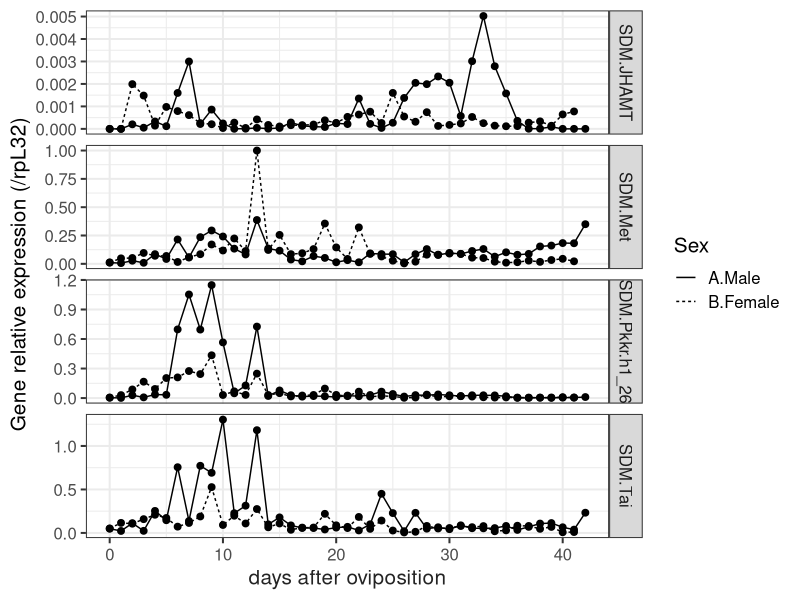
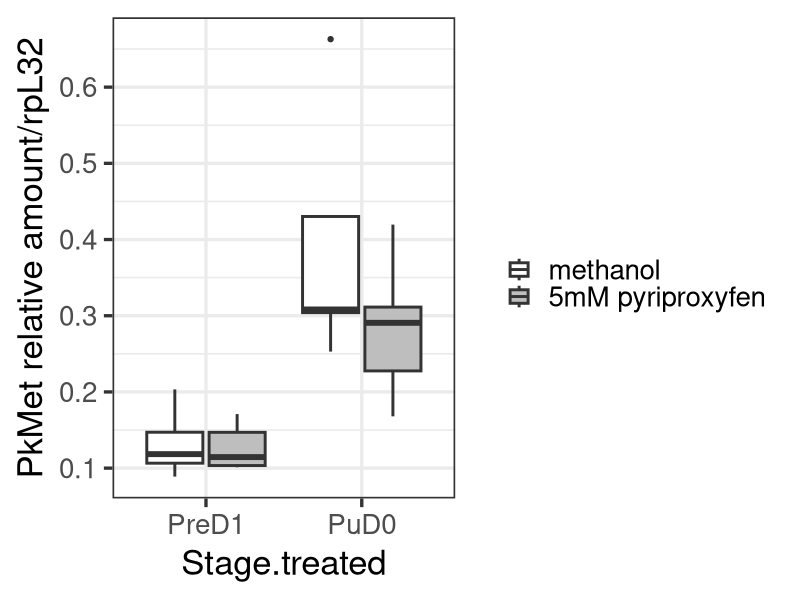
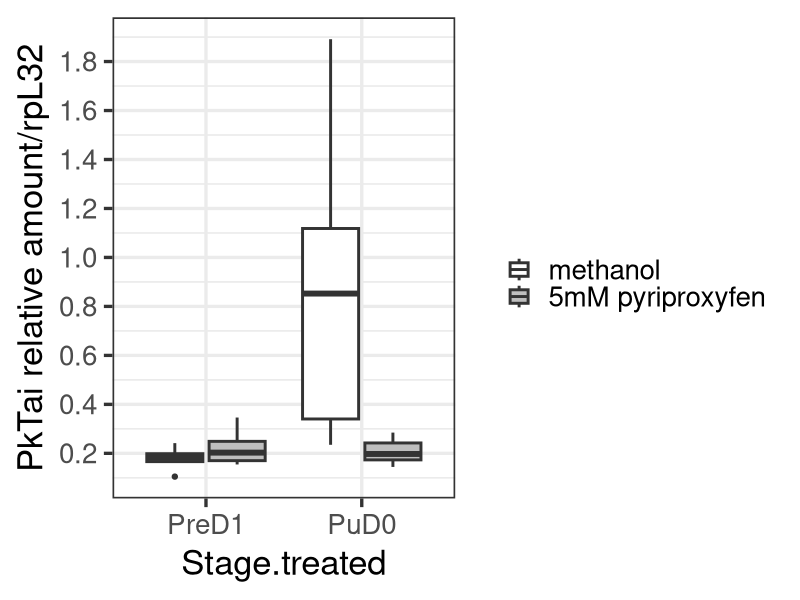
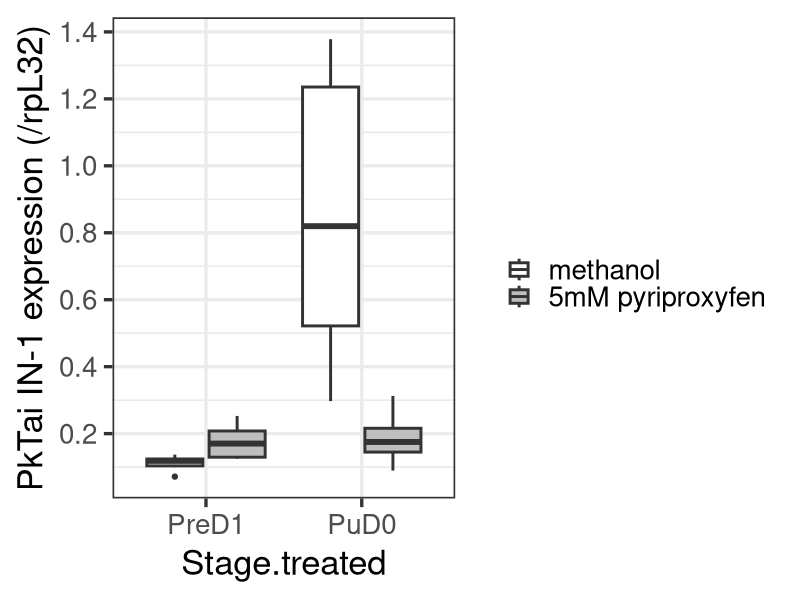
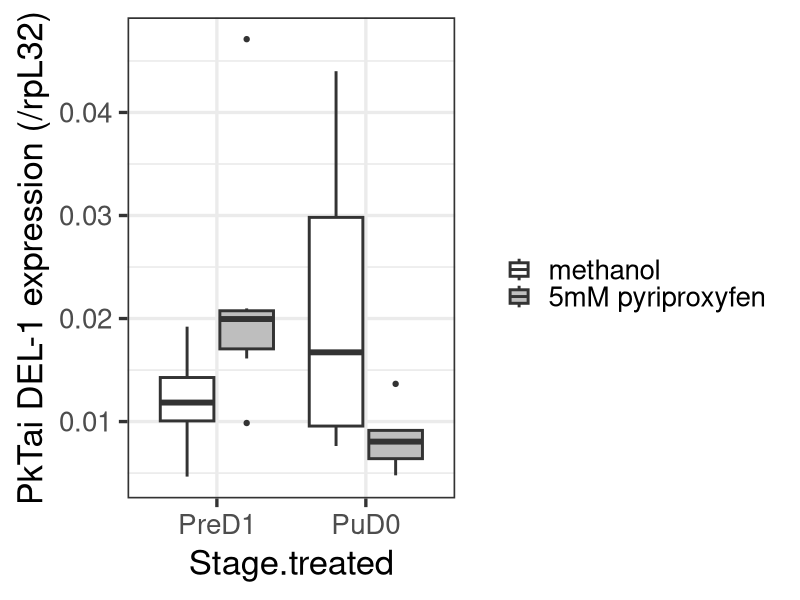
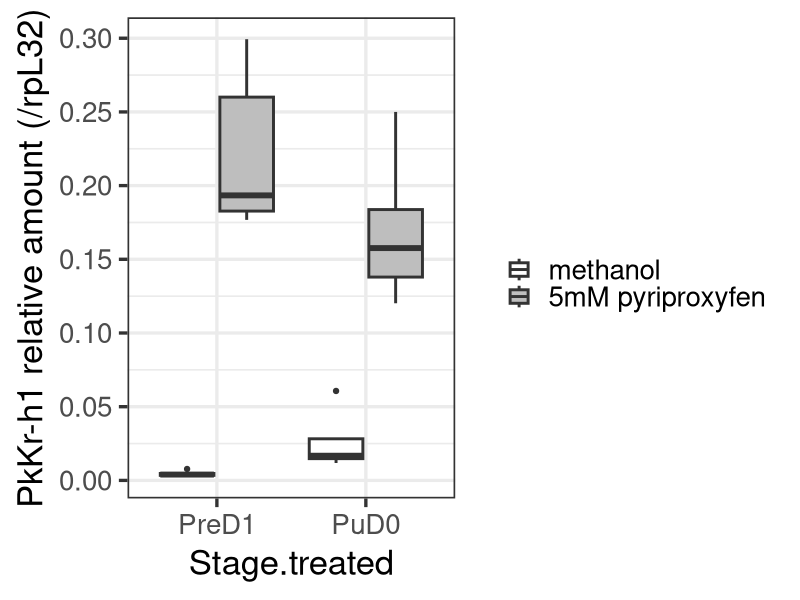
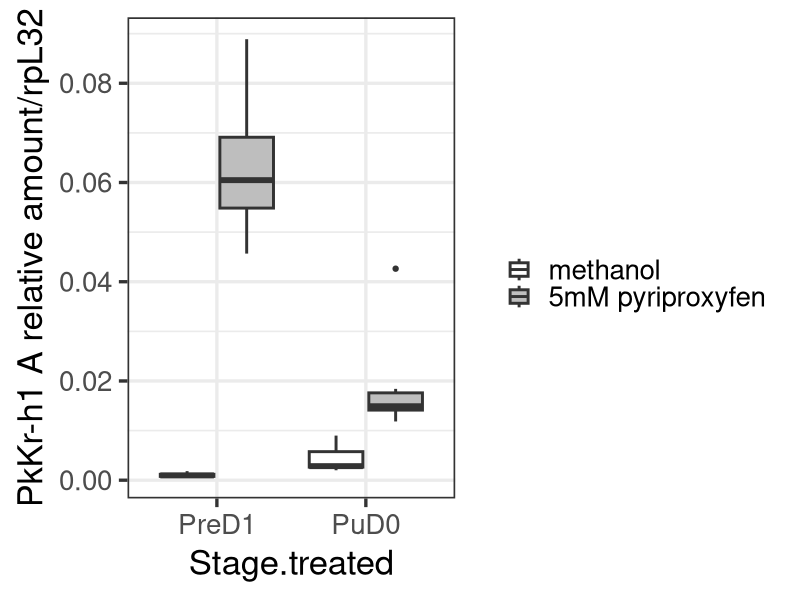
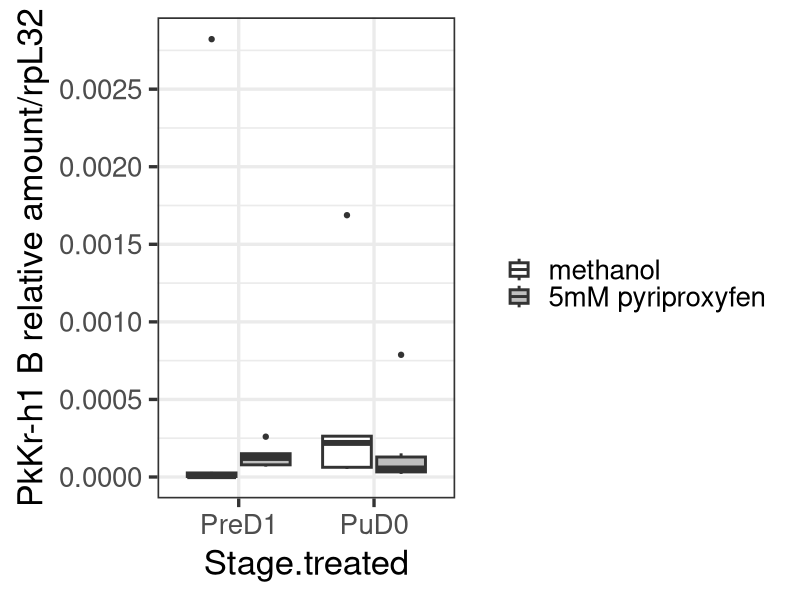

Write the R code that produced these figures, in order.
## ---- chunk 1
library(ggplot2)
library(plyr)
library(tidyr)


##script source for summarizeSE: http://www.cookbook-r.com/Graphs/Plotting_means_and_error_bars_(ggplot2)/#Helper functions
## Gives count, mean, standard deviation, standard error of the mean, and confidence interval (default 95%).
##   data: a data frame.
##   measurevar: the name of a column that contains the variable to be summariezed
##   groupvars: a vector containing names of columns that contain grouping variables
##   na.rm: a boolean that indicates whether to ignore NA's
##   conf.interval: the percent range of the confidence interval (default is 95%)
summarySE <- function(data=NULL, measurevar, groupvars=NULL, na.rm=FALSE,
                      conf.interval=.95, .drop=TRUE) {
    library(plyr)

    # New version of length which can handle NA's: if na.rm==T, don't count them
    length2 <- function (x, na.rm=FALSE) {
        if (na.rm) sum(!is.na(x))
        else       length(x)
    }

    # This does the summary. For each group's data frame, return a vector with
    # N, mean, and sd
    datac <- ddply(data, groupvars, .drop=.drop,
      .fun = function(xx, col) {
        c(N    = length2(xx[[col]], na.rm=na.rm),
          mean = mean   (xx[[col]], na.rm=na.rm),
          sd   = sd     (xx[[col]], na.rm=na.rm)
        )
      },
      measurevar
    )

    # Rename the "mean" column    
    datac <- rename(datac, c("mean" = measurevar))

    datac$se <- datac$sd / sqrt(datac$N)  # Calculate standard error of the mean

    # Confidence interval multiplier for standard error
    # Calculate t-statistic for confidence interval: 
    # e.g., if conf.interval is .95, use .975 (above/below), and use df=N-1
    ciMult <- qt(conf.interval/2 + .5, datac$N-1)
    datac$ci <- datac$se * ciMult

    return(datac)
}

## ---- chunk 2
setwd("/Users/ivea/Dropbox/_Github_reps/mealybugJH/")
dataA<-read.csv(file="expressionprofile.csv",header =TRUE)
dataB<-read.csv(file="Pyri5mM.csv",header = TRUE)

#reshaping data
dataA2<-gather(dataA,Gene,SDM,7:24)

#summarizing by gene, day after hatching and sex
dataA3<-ddply(dataA2,~Day.after.hatching +Sex+Gene,summarise,meanrp49=mean(SDM.rp49.2),meanSDM=mean(SDM))

#normalize dataB with housekeeping gene
dataB$gene.normal<-dataB$SDM.gene/dataB$rp49.2

#making mean and error values
dataBs<-summarySE(dataB, measurevar="gene.normal", groupvars=c("Treatment","Stage.treated","Gene"))

## ---- chunk 3
library(dplyr)
Figure2<-subset(dataA3,Gene=="SDM.JHAMT"|Gene=="SDM.Met"|Gene=="SDM.Tai"|Gene=="SDM.Pkkr.h1_26")

pFig1<-ggplot(Figure2, aes(x=Day.after.hatching,y=meanSDM/meanrp49,group=Sex)) +
  geom_point(aes(linetype=Sex),size=2)+
  geom_line(aes(linetype=Sex),size=0.5)+
  theme(panel.grid.major = element_blank(), panel.grid.minor = element_blank(), panel.background = element_blank(), axis.line = element_line(colour = "black"))+
  ylab("Gene relative expression (/rpL32)") +xlab("days after oviposition") +
  theme_bw(15) + 
  theme(axis.title.x = element_text(colour = "#242424"))

pFig1+facet_grid(Gene~.,scales="free")
## ---- chunk 4
#boxplot

PkMetbox<-subset(dataB, Gene=="B.Met")
PkMetbox<-select(PkMetbox, gene.normal,Stage.treated, Treatment)
Metbox<-ggplot(data = PkMetbox, aes(x = Stage.treated, y = gene.normal)) + 
  geom_boxplot(aes(fill = Treatment), width = 0.8, size=1) +
  ylab("PkMet relative amount/rpL32") +
  scale_fill_manual(name="", # Legend label, use darker colors
                  breaks=c("A.Methanol", "B.5mM"),
                  labels=c("methanol","5mM pyriproxyfen"),
                  values=c("white", "grey"))+
  scale_y_continuous(breaks=seq(0,2,by = 0.1)) + theme_bw(25)

Metbox
postscript("Figure3C-PkMetboxplot.ps")
Metbox
dev.off()

## ---- chunk 5
prepupatestMet<-subset(dataB,dataB$Stage.treated=="PreD1" & dataB$Gene=="B.Met")
t.test(gene.normal~Treatment,data=prepupatestMet)
pupatestMet<-subset(dataB,dataB$Stage.treated=="PuD0" & dataB$Gene=="B.Met")
t.test(gene.normal~Treatment,data=pupatestMet)
## ---- chunk 6
PkTaibox<-subset(dataB, Gene=="O.Tai")
PkTaibox
PkTaibox<-select(PkTaibox, gene.normal,Stage.treated, Treatment)
Taibox<-ggplot(data = PkTaibox, aes(x = Stage.treated, y = gene.normal)) + 
  geom_boxplot(aes(fill = Treatment), width = 0.8, size=1) + 
  ylab("PkTai relative amount/rpL32") +
  scale_fill_manual(name="", # Legend label, use darker colors
                  breaks=c("A.Methanol", "B.5mM"),
                  labels=c("methanol","5mM pyriproxyfen"),
                  values=c("white", "grey")) +
  scale_y_continuous(breaks=seq(0,2,by = 0.2)) + theme_bw(25)
Taibox
postscript("Figure3-PkTaiboxplot.ps")
Taibox
dev.off()
## ---- chunk 7
PkTaiINbox<-subset(dataB, Gene=="P.Tai.IN")
PkTaiINbox
PkTaiINbox<-select(PkTaiINbox, gene.normal,Stage.treated, Treatment)
TaiINbox<-ggplot(data = PkTaiINbox, aes(x = Stage.treated, y = gene.normal)) + 
  geom_boxplot(aes(fill = Treatment), width = 0.8, size=1) + 
  ylab("PkTai IN-1 expression (/rpL32)") +
  scale_fill_manual(name="", # Legend label, use darker colors
                  breaks=c("A.Methanol", "B.5mM"),
                  labels=c("methanol","5mM pyriproxyfen"),
                  values=c("white", "grey")) +
  scale_y_continuous(breaks=seq(0,2,by = 0.2)) + theme_bw(25)
TaiINbox
postscript("Figure3-PkTaiINboxplot.ps")
TaiINbox
dev.off()
## ---- chunk 8
#boxplot
PkTaiDELbox<-subset(dataB, Gene=="Q.Tai-DEL")
PkTaiDELbox
PkTaiDELbox<-select(PkTaiDELbox, gene.normal,Stage.treated, Treatment)
TaiDELbox<-ggplot(data = PkTaiDELbox, aes(x = Stage.treated, y = gene.normal)) + 
  geom_boxplot(aes(fill = Treatment), width = 0.8, size =1) + 
  ylab("PkTai DEL-1 expression (/rpL32)") +
  scale_fill_manual(name="", # Legend label, use darker colors
                  breaks=c("A.Methanol", "B.5mM"),
                  labels=c("methanol","5mM pyriproxyfen"),
                  values=c("white", "grey")) +
  scale_y_continuous(breaks=seq(0,2,by = 0.01)) + theme_bw(25)
TaiDELbox
postscript("Figure3-PkTaiDELbox.ps")
TaiDELbox
dev.off()

## ---- chunk 9

prepupatestPkTaiIN<-subset(dataB,dataB$Stage.treated=="PreD1" & dataB$Gene=="P.Tai.IN")
t.test(gene.normal~Treatment,data=prepupatestPkTaiIN)
pupatestPkTaiIN<-subset(dataB,dataB$Stage.treated=="PuD0" & dataB$Gene=="P.Tai.IN")
t.test(gene.normal~Treatment,data=pupatestPkTaiIN)


prepupatestPkTaiDEL<-subset(dataB,dataB$Stage.treated=="PreD1" & dataB$Gene=="Q.Tai-DEL")
t.test(gene.normal~Treatment,data=prepupatestPkTaiDEL)
pupatestPkTaiDEL<-subset(dataB,dataB$Stage.treated=="PuD0" & dataB$Gene=="Q.Tai-DEL")
t.test(gene.normal~Treatment,data=pupatestPkTaiDEL)

prepupatestPkTai<-subset(dataB,dataB$Stage.treated=="PreD1" & dataB$Gene=="O.Tai")
t.test(gene.normal~Treatment,data=prepupatestPkTai)
pupatestPkTai<-subset(dataB,dataB$Stage.treated=="PuD0" & dataB$Gene=="O.Tai")
t.test(gene.normal~Treatment,data=pupatestPkTai)

## ---- chunk 10
PkKrh1<-subset(dataBs,dataBs$Gene=="D.kr-h1")
PkKrh1box<-subset(dataB, Gene=="D.kr-h1")
PkKrh1box
PkKrh1box<-select(PkKrh1box, gene.normal,Stage.treated, Treatment)
Krh1box<-ggplot(data = PkKrh1box, aes(x = Stage.treated, y = gene.normal)) + 
  geom_boxplot(aes(fill = Treatment), width = 0.8, size=1) + 
  ylab("PkKr-h1 relative amount (/rpL32)") +
  scale_fill_manual(name="", # Legend label, use darker colors
                  breaks=c("A.Methanol", "B.5mM"),
                  labels=c("methanol","5mM pyriproxyfen"),
                  values=c("white", "grey"))+
  scale_y_continuous(breaks=seq(0,2,by = 0.05)) + theme_bw(25)

Krh1box
postscript("Figure3-PkKrh1boxplot.ps")
Krh1box
dev.off()
## ---- chunk 11
#boxplot
PkKrh1Abox<-subset(dataB, Gene=="E.Pkkr-h1A")
PkKrh1Abox
PkKrh1Abox<-select(PkKrh1Abox, gene.normal,Stage.treated, Treatment)
Krh1Abox<-ggplot(data = PkKrh1Abox, aes(x = Stage.treated, y = gene.normal)) + 
  geom_boxplot(aes(fill = Treatment), width = 0.8, size=1) + 
  ylab("PkKr-h1 A relative amount/rpL32") +
  scale_fill_manual(name="", # Legend label, use darker colors
                  breaks=c("A.Methanol", "B.5mM"),
                  labels=c("methanol","5mM pyriproxyfen"),
                  values=c("white", "grey")) +
  scale_y_continuous(breaks=seq(0,2,by = 0.02)) + theme_bw(25)

Krh1Abox
postscript("Figure3-PkKrh1Aboxplot.ps")
Krh1Abox
dev.off()
## ---- chunk 12
#boxplot
PkKrh1Bbox<-subset(dataB, Gene=="F.Pkkr-h1B")
PkKrh1Bbox
PkKrh1Bbox<-select(PkKrh1Bbox, gene.normal,Stage.treated, Treatment)
Krh1Bbox<-ggplot(data = PkKrh1Bbox, aes(x = Stage.treated, y = gene.normal)) + 
  geom_boxplot(aes(fill = Treatment), width = 0.8,size=1) + 
  ylab("PkKr-h1 B relative amount/rpL32") +
  scale_fill_manual(name="", # Legend label, use darker colors
                  breaks=c("A.Methanol", "B.5mM"),
                  labels=c("methanol","5mM pyriproxyfen"),
                  values=c("white", "grey")) +
  scale_y_continuous(breaks=seq(0,2,by = 0.0005)) + theme_bw(25)

Krh1Bbox
postscript("Figure3H-PkKrh1Bboxplot.ps")
Krh1Bbox
dev.off()
## ---- chunk 13
#subsetting original data for statistical tests prepupae

prepupatestPkkrh1<-subset(dataB,dataB$Stage.treated=="PreD1" & dataB$Gene=="D.kr-h1")
t.test(gene.normal~Treatment,data=prepupatestPkkrh1)
pupatestPkkrh1<-subset(dataB,dataB$Stage.treated=="PuD0" & dataB$Gene=="D.kr-h1")
t.test(gene.normal~Treatment,data=pupatestPkkrh1)

prepupatestPkkrh1A<-subset(dataB,dataB$Stage.treated=="PreD1" & dataB$Gene=="E.Pkkr-h1A")
t.test(gene.normal~Treatment,data=prepupatestPkkrh1A)
pupatestPkkrh1A<-subset(dataB,dataB$Stage.treated=="PuD0" & dataB$Gene=="E.Pkkr-h1A")
t.test(gene.normal~Treatment,data=pupatestPkkrh1A)


prepupatestPkkrh1B<-subset(dataB,dataB$Stage.treated=="PreD1" & dataB$Gene=="F.Pkkr-h1B")
t.test(gene.normal~Treatment,data=prepupatestPkkrh1B)
pupatestPkkrh1B<-subset(dataB,dataB$Stage.treated=="PuD0" & dataB$Gene=="F.Pkkr-h1B")
t.test(gene.normal~Treatment,data=pupatestPkkrh1B)
## ---- chunk 14
Figure5<-subset(dataA3,Gene=="SDM.Pkbr1"|Gene=="SDM.Pkbr2"|Gene=="SDM.Pkbr3")
pFig5<-ggplot(Figure5, aes(x=Day.after.hatching,y=meanSDM/meanrp49,group=Sex)) +
   geom_point(aes(linetype=Sex))+
   geom_line(aes(linetype=Sex))+
  theme(panel.grid.major = element_blank(), panel.grid.minor = element_blank(), panel.background = element_blank(), axis.line = element_line(colour = "black"))+
  ylab("Pkbr copies relative expression (/rpL32)") +xlab("days after oviposition") +
  theme_bw(15) + 
  theme(axis.title.x = element_text(colour = "#242424"))

pFig5+facet_grid(Gene~.,scale="free")

## ---- chunk 15
FigureS7A<-subset(dataA3,Gene=="SDM.Pkbr1.Z2"|Gene=="SDM.Pkbr1.Z4"|Gene=="SDM.Pkbr2.Z2"|Gene=="SDM.Pkbr2.Z4"|Gene=="SDM.Pkbr3.Z2")
pFigS7A<-ggplot(FigureS7A, aes(x=Day.after.hatching,y=meanSDM/meanrp49,group=Sex)) +
   geom_point(aes(linetype=Sex))+
   geom_line(aes(linetype=Sex))+
  theme(panel.grid.major = element_blank(), panel.grid.minor = element_blank(), panel.background = element_blank(), axis.line = element_line(colour = "black"))+
  ylab("Pkbr copies and isoforms relative expression (/rpL32)") +xlab("days after oviposition") +
  theme_bw(15) + 
  theme(axis.title.x = element_text(colour = "#242424"))

pFigS7A+facet_grid(Gene~.,scale="free")
## ---- chunk 16
#boxplot
Pkbr1box<-subset(dataB, Gene=="G.Pkbr1")
Pkbr1box
Pkbr1box<-select(Pkbr1box, gene.normal,Stage.treated, Treatment)
br1box<-ggplot(data = Pkbr1box, aes(x = Stage.treated, y = gene.normal)) + 
  geom_boxplot(aes(fill = Treatment), width = 0.8, size=1) + 
  ylab("Pkbr1 relative amount/rpL32") +
  scale_fill_manual(name="", # Legend label, use darker colors
                  breaks=c("A.Methanol", "B.5mM"),
                  labels=c("methanol","5mM pyriproxyfen"),
                  values=c("white", "grey")) +
  scale_y_continuous(breaks=seq(0,2,by = 0.05)) + theme_bw(25)

br1box
postscript("Figure5B-Pkbr1Bboxplot.ps")
br1box
dev.off()

## ---- chunk 17
#boxplot
Pkbr1Z2box<-subset(dataB, Gene=="H.Pkbr1.Z2")
Pkbr1Z2box
Pkbr1Z2box<-select(Pkbr1Z2box, gene.normal,Stage.treated, Treatment)
br1Z2box<-ggplot(data = Pkbr1Z2box, aes(x = Stage.treated, y = gene.normal)) + 
  geom_boxplot(aes(fill = Treatment), width = 0.8, size=1) + 
  ylab("Pkbr1 Z2 relative amount/rpL32") +
  scale_fill_manual(name="", # Legend label, use darker colors
                  breaks=c("A.Methanol", "B.5mM"),
                  labels=c("methanol","5mM pyriproxyfen"),
                  values=c("white", "grey")) +
  scale_y_continuous(breaks=seq(0,2,by = 0.01)) + theme_bw(25)

br1Z2box
postscript("Figure5C-Pkbr1Z2boxplot.ps")
br1Z2box
dev.off()
## ---- chunk 18
#boxplot
Pkbr1Z4box<-subset(dataB, Gene=="I.Pkbr1.Z4")
Pkbr1Z4box
Pkbr1Z4box<-select(Pkbr1Z4box, gene.normal,Stage.treated, Treatment)
br1Z4box<-ggplot(data = Pkbr1Z4box, aes(x = Stage.treated, y = gene.normal)) + 
  geom_boxplot(aes(fill = Treatment), width = 0.8, size=1) + 
  ylab("Pkbr1 Z2 relative amount/rpL32") +
  scale_fill_manual(name="", # Legend label, use darker colors
                  breaks=c("A.Methanol", "B.5mM"),
                  labels=c("methanol","5mM pyriproxyfen"),
                  values=c("white", "grey")) +
  scale_y_continuous(breaks=seq(0,2,by = 0.01)) + theme_bw(25)
br1Z4box
postscript("Figure5D-Pkbr1Z4boxplot.ps")
br1Z4box
dev.off()
## ---- chunk 19
#boxplot
Pkbr3box<-subset(dataB, Gene=="M.Pkbr3")
Pkbr3box
Pkbr3box<-select(Pkbr3box, gene.normal,Stage.treated, Treatment)
br3box<-ggplot(data = Pkbr3box, aes(x = Stage.treated, y = gene.normal)) + 
  geom_boxplot(aes(fill = Treatment), width = 0.8, size=1) + 
  ylab("Pkbr1 Z2 relative amount/rpL32") +
  scale_fill_manual(name="", # Legend label, use darker colors
                  breaks=c("A.Methanol", "B.5mM"),
                  labels=c("methanol","5mM pyriproxyfen"),
                  values=c("white", "grey")) +
  scale_y_continuous(breaks=seq(0,2,by = 0.05)) + theme_bw(25)
br3box
postscript("Figure5E-Pkbr3boxplot.ps")
br3box
dev.off()
## ---- chunk 20
#boxplot
Pkbr3Z2box<-subset(dataB, Gene=="N.Pkbr3.Z2")
Pkbr3Z2box
Pkbr3Z2box<-select(Pkbr3Z2box, gene.normal,Stage.treated, Treatment)
br3Z2box<-ggplot(data = Pkbr3Z2box, aes(x = Stage.treated, y = gene.normal)) + 
  geom_boxplot(aes(fill = Treatment), width = 0.8, size=1) + 
  ylab("Pkbr1 Z2 relative amount/rpL32") +
  scale_fill_manual(name="", # Legend label, use darker colors
                  breaks=c("A.Methanol", "B.5mM"),
                  labels=c("methanol","5mM pyriproxyfen"),
                  values=c("white", "grey")) +
  scale_y_continuous(breaks=seq(0,2,by = 0.05)) + theme_bw(25)
br3Z2box
postscript("Figure5F-Pkbr3Z2boxplot.ps")
br3Z2box
dev.off()

## ---- chunk 21
#boxplot
Pkbr2box<-subset(dataB, Gene=="J.Pkbr2")
Pkbr2box
Pkbr2box<-select(Pkbr2box, gene.normal,Stage.treated, Treatment)
br2box<-ggplot(data = Pkbr2box, aes(x = Stage.treated, y = gene.normal)) + 
  geom_boxplot(aes(fill = Treatment), width = 0.8, size=1) + 
  ylab("Pkbr2 relative amount/rpL32") +
  scale_fill_manual(name="", # Legend label, use darker colors
                  breaks=c("A.Methanol", "B.5mM"),
                  labels=c("methanol","5mM pyriproxyfen"),
                  values=c("white", "grey")) +
  scale_y_continuous(breaks=seq(0,2,by = 0.005)) + theme_bw(25)
br2box
postscript("FigureS-Pkbr2boxplot.ps")
br2box
dev.off()

## ---- chunk 22
#boxplot
Pkbr2Z2box<-subset(dataB, Gene=="K.Pkbr2.Z2")
Pkbr2Z2box
Pkbr2Z2box<-select(Pkbr2Z2box, gene.normal,Stage.treated, Treatment)
br2Z2box<-ggplot(data = Pkbr2Z2box, aes(x = Stage.treated, y = gene.normal)) + 
  geom_boxplot(aes(fill = Treatment), width = 0.8, size=1) + 
  ylab("Pkbr2 Z2 relative amount/rpL32") +
  scale_fill_manual(name="", # Legend label, use darker colors
                  breaks=c("A.Methanol", "B.5mM"),
                  labels=c("methanol","5mM pyriproxyfen"),
                  values=c("white", "grey")) +
  scale_y_continuous(breaks=seq(0,2,by = 0.005)) + theme_bw(25)
br2Z2box
postscript("FigureS-Pkbr2Z2boxplot.ps")
br2Z2box
dev.off()
## ---- chunk 23
#boxplot
Pkbr2Z4box<-subset(dataB, Gene=="L.Pkbr2.Z4")
Pkbr2Z4box
Pkbr2Z4box<-select(Pkbr2Z4box, gene.normal,Stage.treated, Treatment)
br2Z4box<-ggplot(data = Pkbr2Z4box, aes(x = Stage.treated, y = gene.normal)) + 
  geom_boxplot(aes(fill = Treatment), width = 0.8, size=1) + 
  ylab("Pkbr2 Z2 relative amount/rpL32") +
  scale_fill_manual(name="", # Legend label, use darker colors
                  breaks=c("A.Methanol", "B.5mM"),
                  labels=c("methanol","5mM pyriproxyfen"),
                  values=c("white", "grey")) +
  scale_y_continuous(breaks=seq(0,2,by = 0.005)) + theme_bw(25)
br2Z4box
postscript("FigureS-Pkbr2Z4boxplot.ps")
br2Z4box
dev.off()
## ---- chunk 24
#subsetting original data for statistical tests prepupae


prepupatestPkbr1<-subset(dataB,dataB$Stage.treated=="PreD1" & dataB$Gene=="G.Pkbr1")
t.test(gene.normal~Treatment,data=prepupatestPkbr1)
pupatestPkbr1<-subset(dataB,dataB$Stage.treated=="PuD0" & dataB$Gene=="G.Pkbr1")
t.test(gene.normal~Treatment,data=pupatestPkbr1)


prepupatestPkbr1z2<-subset(dataB,dataB$Stage.treated=="PreD1" & dataB$Gene=="H.Pkbr1.Z2")
t.test(gene.normal~Treatment,data=prepupatestPkbr1z2)
pupatestPkbr1z2<-subset(dataB,dataB$Stage.treated=="PuD0" & dataB$Gene=="H.Pkbr1.Z2")
t.test(gene.normal~Treatment,data=pupatestPkbr1z2)


prepupatestPkbr1z4<-subset(dataB,dataB$Stage.treated=="PreD1" & dataB$Gene=="I.Pkbr1.Z4")
t.test(gene.normal~Treatment,data=prepupatestPkbr1z4)
pupatestPkbr1z4<-subset(dataB,dataB$Stage.treated=="PuD0" & dataB$Gene=="I.Pkbr1.Z4")
t.test(gene.normal~Treatment,data=pupatestPkbr1z4)


prepupatestPkbr2<-subset(dataB,dataB$Stage.treated=="PreD1" & dataB$Gene=="J.Pkbr2")
t.test(gene.normal~Treatment,data=prepupatestPkbr2)
pupatestPkbr2<-subset(dataB,dataB$Stage.treated=="PuD0" & dataB$Gene=="J.Pkbr2")
t.test(gene.normal~Treatment,data=pupatestPkbr2)


prepupatestPkbr2z2<-subset(dataB,dataB$Stage.treated=="PreD1" & dataB$Gene=="K.Pkbr2.Z2")
t.test(gene.normal~Treatment,data=prepupatestPkbr2z2)
pupatestPkbr2z2<-subset(dataB,dataB$Stage.treated=="PuD0" & dataB$Gene=="K.Pkbr2.Z2")
t.test(gene.normal~Treatment,data=pupatestPkbr2z2)

prepupatestPkbr2z4<-subset(dataB,dataB$Stage.treated=="PreD1" & dataB$Gene=="L.Pkbr2.Z4")
t.test(gene.normal~Treatment,data=prepupatestPkbr2z4)
pupatestPkbr2z4<-subset(dataB,dataB$Stage.treated=="PuD0" & dataB$Gene=="L.Pkbr2.Z4")
t.test(gene.normal~Treatment,data=pupatestPkbr2z4)

prepupatestPkbr3<-subset(dataB,dataB$Stage.treated=="PreD1" & dataB$Gene=="M.Pkbr3")
t.test(gene.normal~Treatment,data=prepupatestPkbr3)
pupatestPkbr3<-subset(dataB,dataB$Stage.treated=="PuD0" & dataB$Gene=="M.Pkbr3")
t.test(gene.normal~Treatment,data=pupatestPkbr3)


prepupatestPkbr3z2<-subset(dataB,dataB$Stage.treated=="PreD1" & dataB$Gene=="N.Pkbr3.Z2")
t.test(gene.normal~Treatment,data=prepupatestPkbr3z2)
pupatestPkbr3z2<-subset(dataB,dataB$Stage.treated=="PuD0" & dataB$Gene=="N.Pkbr3.Z2")
t.test(gene.normal~Treatment,data=pupatestPkbr3z2)

## ---- chunk 25
FigureSTai<-subset(dataA3,Gene=="SDM.Tai.IN"|Gene=="SDM.Tai.DEL")

pFigSTai<-ggplot(FigureSTai, aes(x=Day.after.hatching,y=meanSDM/meanrp49,group=Sex)) +
  geom_point(aes(linetype=Sex),size=2)+
  geom_line(aes(linetype=Sex),size=0.5)+
  theme(panel.grid.major = element_blank(), panel.grid.minor = element_blank(), panel.background = element_blank(), axis.line = element_line(colour = "black"))+
  ylab("Gene relative expression (/rpL32)") +xlab("days after oviposition") +
  theme_bw(15) + 
  theme(axis.title.x = element_text(colour = "#242424"))

pFigSTai+facet_grid(Gene~.,scales="free")

FigureSTai5<-subset(dataA3,Gene=="SDM.Tai5A"|Gene=="SDM.Tai5B")

pFigSTai5<-ggplot(FigureSTai5, aes(x=Day.after.hatching,y=meanSDM/meanrp49,group=Sex)) +
  geom_point(aes(linetype=Sex),size=2)+
  geom_line(aes(linetype=Sex),size=0.5)+
  theme(panel.grid.major = element_blank(), panel.grid.minor = element_blank(), panel.background = element_blank(), axis.line = element_line(colour = "black"))+
  ylab("Gene relative expression (/rpL32)") +xlab("days after oviposition") +
  theme_bw(15) + 
  theme(axis.title.x = element_text(colour = "#242424"))

pFigSTai5+facet_grid(Gene~.,scales="free")
